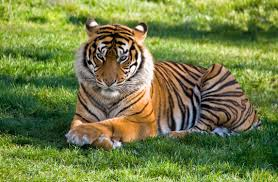
#> input picture assingment4/im.jpeg, 278 x 182 px
$ jupyter execute opencv.ipynb   (shell and % lines are left out)
#> lines starting #> are read from the running program, lines starting #| are printed output that depends on the picture; after the words box and inside, x2 and y2 are one past the last pixel; in counts of white or black regions, pixels touching at a corner belong together
[cell 1]
import cv2
print(cv2.__version__)

[cell 2]
img=cv2.imread("./im.jpeg")
#> img is the input picture: shape (182, 278, 3); mean B, G, R 68.6, 126.7, 115
cv2.imshow('Image',img)
cv2.waitKey(0)
cv2.destroyAllWindows()

[cell 3]
img.shape
#> Out = (182, 278, 3)

[cell 4]
resized_img=cv2.resize(img,(500,500))
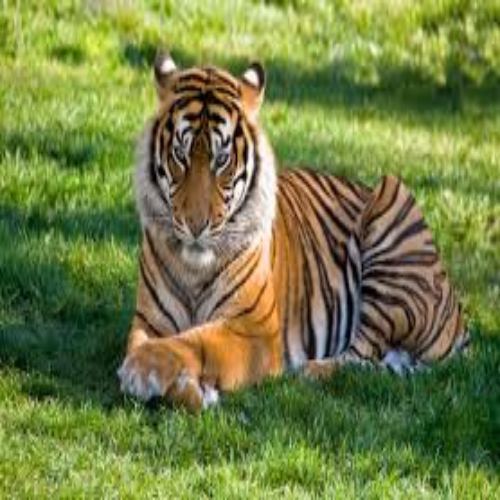
#> resized_img: shape (500, 500, 3); mean B, G, R 68.5, 126.5, 114.9
cv2.imshow('Resized image',resized_img)
cv2.waitKey(0)
cv2.destroyAllWindows()

[cell 5]
gray_img=cv2.cvtColor(resized_img,cv2.COLOR_BGR2GRAY)
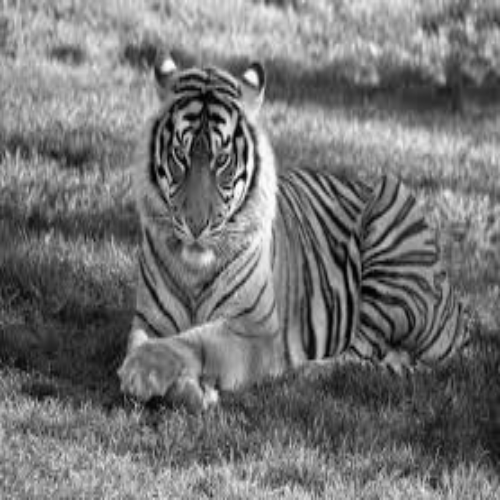
#> gray_img: shape (500, 500); min 1, max 255, mean 116.4
cv2.imshow('Gray Image',gray_img)
cv2.waitKey(0)
cv2.destroyAllWindows()

[cell 6]
gray_img.shape
#> Out = (500, 500)

[cell 7]
cropped_img=resized_img[100:200,100:400]
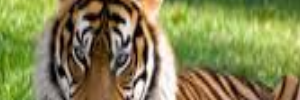
#> cropped_img: shape (100, 300, 3); mean B, G, R 82.6, 134.3, 133.1
cv2.imshow('Cropped Image',cropped_img)
cv2.waitKey(0)
cv2.destroyAllWindows()

[cell 8]
(h,w)=resized_img.shape[:2]
#> h = 500; w = 500
center=(w // 2,h // 2)
#> center = (250, 250)
m=cv2.getRotationMatrix2D(center,37,1.0)
rotated_img=cv2.warpAffine(resized_img,m,(w,h))
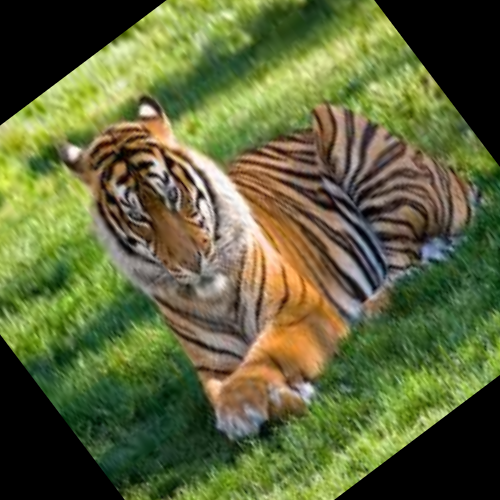
#> rotated_img: shape (500, 500, 3); mean B, G, R 58.3, 102.1, 94.6
cv2.imshow('Rotated Image',rotated_img)
cv2.waitKey(0)
cv2.destroyAllWindows()

[cell 9]
cv2.rotate(resized_img,cv2.ROTATE_90_CLOCKWISE)

[cell 10]
blurred_img=cv2.GaussianBlur(resized_img,(5,5),0)
cv2.imshow('Gussian Blurred Image',blurred_img)
cv2.waitKey(0)
cv2.destroyAllWindows()

[cell 11]
median_blurred_img=cv2.medianBlur(resized_img,5)
cv2.imshow('Median Blurred Image',median_blurred_img)
cv2.waitKey(0)
cv2.destroyAllWindows()

[cell 12]
bilateral_blurred_img=cv2.bilateralFilter(resized_img,9,75,75)
cv2.imshow('Bilateral blurred Image',bilateral_blurred_img)
cv2.waitKey(0)
cv2.destroyAllWindows()

[cell 13]
average_blurred_img=cv2.blur(resized_img,(5,5))
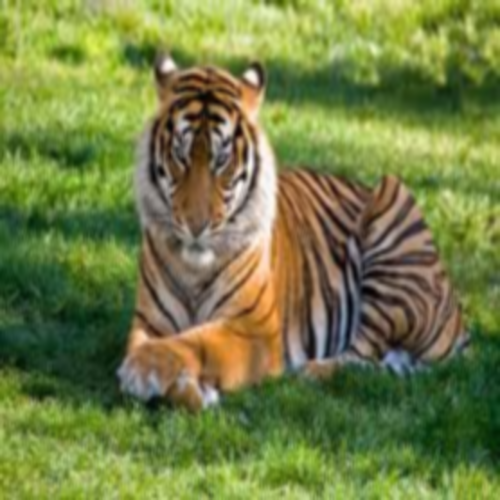
#> average_blurred_img: shape (500, 500, 3); mean B, G, R 68.5, 126.5, 114.9
cv2.imshow('Average Blureed Image',average_blurred_img)
cv2.waitKey(0)
cv2.destroyAllWindows()

[cell 14]
_, thresh_img=cv2.threshold(gray_img,127,255,cv2.THRESH_BINARY)
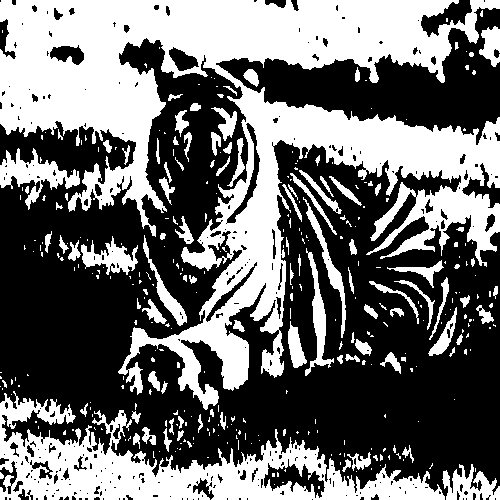
#> thresh_img: shape (500, 500); 42.6% white; 349 white regions (251 under 20 px), largest, box (x1, y1, x2, y2) and area: (0, 0, 500, 410) 71974, (0, 391, 445, 500) 17525, (0, 148, 80, 210) 1787
cv2.imshow('Binary Threshold',thresh_img)
cv2.waitKey(0)
cv2.destroyAllWindows()

[cell 15]
_, thresh_img=cv2.threshold(gray_img,127,255,cv2.THRESH_BINARY_INV)
cv2.imshow('Inverse Threshold',thresh_img)
cv2.waitKey(0)
cv2.destroyAllWindows()

[cell 16]
_, thresh_img=cv2.threshold(gray_img,127,255,cv2.THRESH_TRUNC)
cv2.imshow('Truncated Threshold',thresh_img)
cv2.waitKey(0)
cv2.destroyAllWindows()

[cell 17]
_, thresh_img=cv2.threshold(gray_img,127,255,cv2.THRESH_TOZERO)
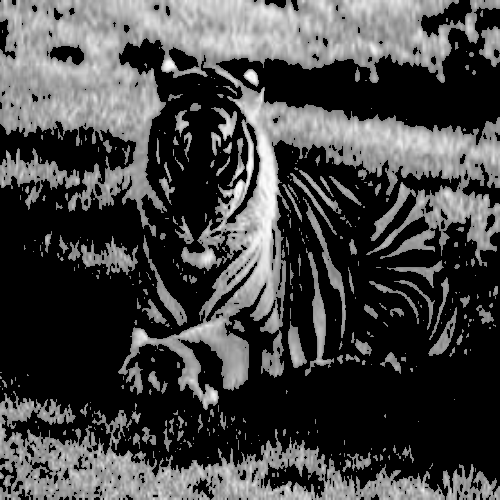
#> thresh_img: shape (500, 500); min 0, max 255, mean 69.8
cv2.imshow(' Zero  Threshold',thresh_img)
cv2.waitKey(0)
cv2.destroyAllWindows()

[cell 18]
_, thresh_img=cv2.threshold(gray_img,127,255,cv2.THRESH_TOZERO_INV)
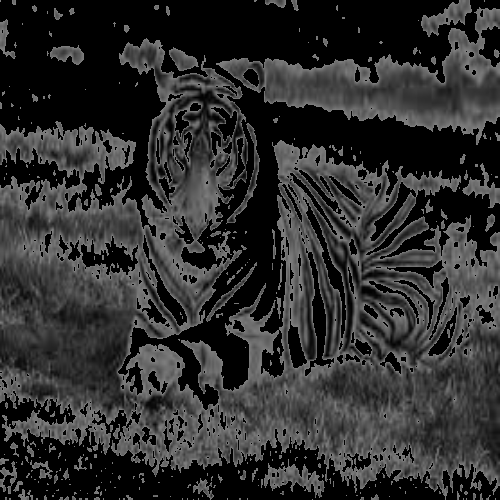
#> thresh_img: shape (500, 500); min 0, max 127, mean 46.7
cv2.imshow('Inverse zero Threshold',thresh_img)
cv2.waitKey(0)
cv2.destroyAllWindows()

[cell 19]
adaptive_thresh_img=cv2.adaptiveThreshold(gray_img,255,cv2.ADAPTIVE_THRESH_GAUSSIAN_C,cv2.THRESH_BINARY,11,2)
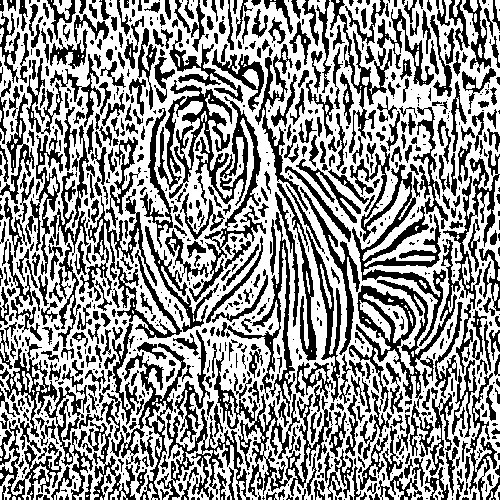
#> adaptive_thresh_img: shape (500, 500); 57.9% white; 1013 black regions (499 under 20 px), largest, box (x1, y1, x2, y2) and area: (157, 80, 266, 302) 5562, (349, 150, 500, 412) 5437, (350, 107, 448, 346) 4990
cv2.imshow('Adaptive Threshold',adaptive_thresh_img)
cv2.waitKey(0)
cv2.destroyAllWindows()

[cell 20]
edges=cv2.Canny(resized_img,200,255)
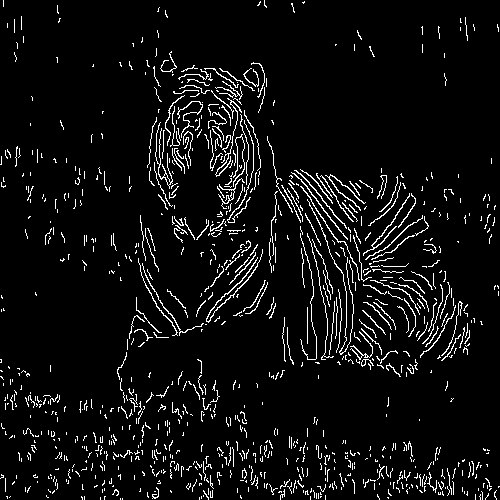
#> edges: shape (500, 500); 5.9% white in thin lines or dots
cv2.imshow("Canny Edges",edges)
cv2.waitKey(0)
cv2.destroyAllWindows()
